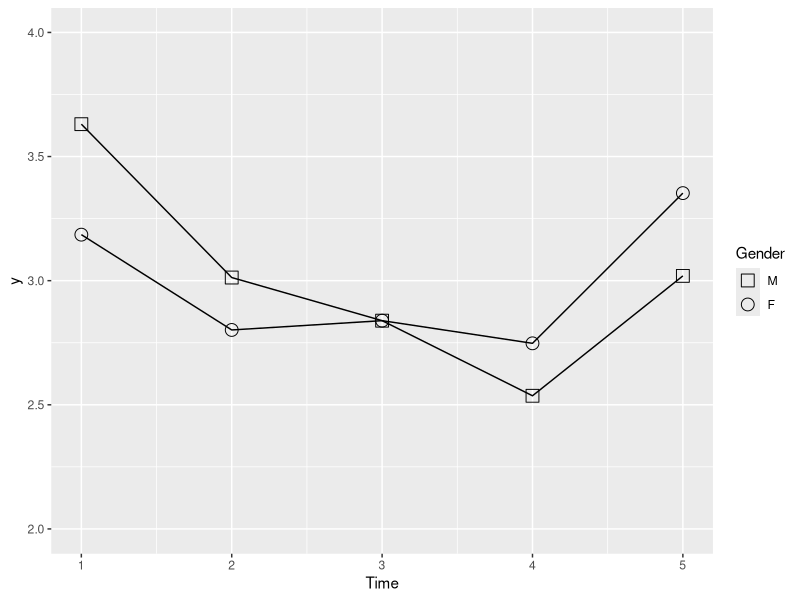

Generate this figure with R: (Note: this script raises an error after producing the figure.)
## ---- chunk 1
library(tidyverse)
library(lme4)
library(lmerTest)
## ---- chunk 2
rpt2 <- read_csv("input/my2level_repeat.csv")
rpt2
## ---- chunk 3
rpt2 <-
  rpt2 %>%
  mutate(female.cc = ifelse(female == 0, -1, 1))
rpt2
table(rpt2$female.cc, rpt2$female)
## ---- chunk 4
rpt2long <-
  rpt2 %>%
  gather(key = time, value = y, -pid, -female, -female.cc) %>%
  mutate(time = as.numeric(str_remove(time, "y")))
rpt2long
## ---- chunk 5
rpt2long <-
  rpt2long %>%
  group_by(pid) %>%
  mutate(time_gm = time - mean(time))
## ---- chunk 6
#time.change <-
  rpt2long %>%
  group_by(female, time) %>%
  summarise(ym = mean(y)) %>%
  ggplot(
    aes(
      x = time, 
      y = ym, 
      group = female,
      shape = as.factor(female)
    )
  ) +
  geom_point(size = 4) +
  geom_line() +
  labs(x = "Time", y = "y", shape = "Gender") +
  scale_shape_manual(values = 0:1, labels = c("M", "F")) +
  scale_y_continuous(limits = c(2, 4))
## ---- chunk 7
set.seed(111)
rpt2long %>%
  group_by(pid) %>%
  nest() %>%
  slice(sample(1:n(), 20)) %>%
  unnest(data) %>%
  ggplot(aes(x = time, y = y)) +
  geom_point() + 
  geom_smooth(method = "lm", se = FALSE, formula = y ~ poly(x, 2, raw = TRUE)) +
  facet_wrap(~ pid)
## ---- chunk 8
rpt2long %>%
  ungroup() %>%
  summarise(
    length(y), 
    mean(y),
    sd(y),
    min(y),
    max(y)
  )
## ---- chunk 9
rpt2long %>%
  ungroup() %>%
  summarise(
    length(time), 
    mean(time),
    sd(time),
    min(time),
    max(time)
  )
## ---- chunk 10
rpt2long %>% 
  group_by(pid) %>%
  #arrange(pid) %>%
  summarise_all(mean) %>%
  summarise(
    length(y),
    mean(y),
    sd(y),
    min(y),
    max(y)
  )
## ---- chunk 11
rpt2.model0 <- lme4::lmer(y ~ 1 + (1 | pid), data = rpt2long)
summary(rpt2.model0)
## ---- chunk 12
rpt2.model0 <- lmer(y ~ 1 + (1 | pid), data = rpt2long)
summary(rpt2.model0)
## ---- chunk 13
.04476 / (.04476 + .50194)
## ---- chunk 14
rpt2long <-
  rpt2long %>%
  ungroup()
rpt2.model1a <- lmer(y ~ time_gm + (time_gm | pid), data = rpt2long)
summary(rpt2.model1a)
## ---- chunk 15
VarCorr(rpt2.model1a)
## ---- chunk 16
rpt2long <-
  rpt2long %>%
  mutate(time_gm2 = time_gm^2)
rpt2long
## ---- chunk 17
rpt2.model1b <- lmer(
  y ~ 1 + time_gm + time_gm2 + (1 + time_gm + time_gm2 | pid),
  data = rpt2long
)
summary(rpt2.model1b)
## ---- chunk 18
round(summary(rpt2.model1b)$coefficient, 3)
## ---- chunk 19
AIC(rpt2.model0, rpt2.model1a, rpt2.model1b)
## ---- chunk 20
BIC(rpt2.model0, rpt2.model1a, rpt2.model1b)
## ---- chunk 21
rpt2.model1c <- lmer(
  y ~ 1 + time_gm + time_gm2 + (1 + time_gm | pid),
  data = rpt2long
)
summary(rpt2.model1c)
## ---- chunk 22
AIC(rpt2.model1b, rpt2.model1c)
BIC(rpt2.model1b, rpt2.model1c)
## ---- chunk 23
rpt2.model2a <- lmer(
  y ~ 1 + female.cc + (time_gm + time_gm2) + female.cc:(time_gm + time_gm2) +
     (1 + time_gm | pid),
  data = rpt2long
)
print(summary(rpt2.model2a))
## ---- chunk 24
AIC(rpt2.model2a, rpt2.model1c)
## ---- chunk 25
library(modelr)
rpt2long <-
  rpt2long %>%
  add_predictions(rpt2.model2a)
## ---- chunk 26
rpt2long %>%
  group_by(time_gm, female.cc) %>%
  summarise_all(mean) %>%
  ggplot(aes(x = time, y = pred, shape = as.factor(female))) +
  geom_point(size = 3) +
  geom_line(stat = "identity") +
  scale_shape_manual(values = 0:1, labels = c("M", "F")) +
  theme(legend.position = "top")
## ---- chunk 27
rpt2long %>%
  #group_by(pid, female.cc) %>%
  ggplot(aes(x = time, y = pred, color = factor(female))) +
  geom_point(size = 1, alpha = 0.1) +
  geom_line(aes(group = pid), alpha = 0.1) +
  scale_color_manual(
    values = c("0" = "blue", "1" = "red"), 
    labels = c("M", "F")
  ) +
  geom_line(
    data = rpt2long %>% group_by(time_gm, female.cc) %>% summarise_all(mean),
    aes(x = time, y = pred, shape = as.factor(female)),
    size = 2
  ) + 
  facet_wrap(~ female)
## ---- chunk 28
library(lme4)
library(lmerTest)
library(tidyverse)
## ---- chunk 29
clus2 <- read_csv("input/my2level_cluster.csv")
## ---- chunk 30
clus2 %>%
  summary()
## ---- chunk 31
by_gid <-
  clus2 %>%
  group_by(gid) %>%
  nest() 
by_gid
by_gid$data[[1]]
## ---- chunk 32
clus22 <-
  by_gid %>%
  mutate(
    gx1_m = map_dbl(data, function(df) { mean(df$gx1) }),
    gx1_am = gx1_m - mean(gx1_m)
  ) %>%
  unnest() %>%
  #group_by(gid) %>%
  mutate(
    ix1_gm = ix1 - mean(ix1),
    ix2_gm = ix2 - mean(ix2)
  ) %>%
  ungroup()
by_gid
## ---- chunk 33
clus22 %>%
  ggplot(aes(x = ix1, y = y)) +
  geom_point(size = 1.5, alpha = 0.2, color = "red") + 
  geom_smooth(method = "lm", se = FALSE) +
  facet_wrap(~gid)

clus22 %>%
  ggplot(aes(x = ix2, y = y)) +
  geom_point(size = 1.5, alpha = 0.2, color = "blue") + 
  geom_smooth(method = "lm", se = FALSE) +
  facet_wrap(~gid)
## ---- chunk 34
clus22a <-
  clus22 %>%
  group_by(gid) %>%
  mutate(
    gsize = n(),
    gmix1 = mean(ix1),
    gmix2 = mean(ix2)
  ) %>%
  summarize(
    gsize = mean(gsize),
    gmix1 = mean(gmix1),
    gmix2 = mean(gmix2)
  ) %>%
  mutate(
    am.gsize = gsize - mean(gsize),
    am.gmix1 = gmix1 - mean(gmix1),
    am.gmix2 = gmix2 - mean(gmix2)
  )
clus22a
## ---- chunk 35
clus22 <- 
  clus22 %>%
  inner_join(clus22a, by = "gid")
## ---- chunk 36
df <- clus22
df_m0 <- lmer(y ~ 1 + (1 | gid), data = df)
summary(df_m0)
## ---- chunk 37
var.cov <- data.frame(VarCorr(df_m0))
var.cov$vcov[1] / sum(var.cov$vcov)
## ---- chunk 38
AIC(df_m0)
BIC(df_m0)
## ---- chunk 39
df_m1a <- lmer(
  y ~ ix1_gm + ix2_gm + (ix1_gm | gid),
  data = df
)
summary(df_m1a)
## ---- chunk 40
df_m1b <- lmer(
  y ~ ix1_gm + ix2_gm + (ix2_gm | gid),
  data = df
)
summary(df_m1b)
## ---- chunk 41
df_m1c <- lmer(
  y ~ ix1_gm + ix2_gm + (ix1_gm + ix2_gm | gid),
  data = df
)
summary(df_m1c)
## ---- chunk 42
AIC(df_m1a, df_m1b, df_m1c)
BIC(df_m1a, df_m1b, df_m1c)
## ---- chunk 43
df_m2a <- lmer(y ~ gx1_am * (ix1_gm + ix2_gm) + (ix2_gm | gid), data = df)
summary(df_m2a)
## ---- chunk 44
df_m2b <- lmer(y ~ (gx1_am + am.gsize) * (ix1_gm + ix2_gm) + (ix2_gm | gid), data = df)
summary(df_m2b)
## ---- chunk 45
df %>%
  group_by(gid) %>%
  summarise(
    x.min = min(ix2_gm),
    x.max = max(ix2_gm),
    am.gx1 = mean(gx1_am),
    gx1 = mean(gx1)
  ) %>%
  gather(
    "value", gm.ix2, -gid, -am.gx1, -gx1
  ) %>%
  mutate(range = value == "x.min", 0, 1) ->
  fig.data
table(fig.data$gx1)
## ---- chunk 46
fig.data$gx1_am <- 0
fig.data$predy <- predict(df_m2b, newdata = fig.data)
